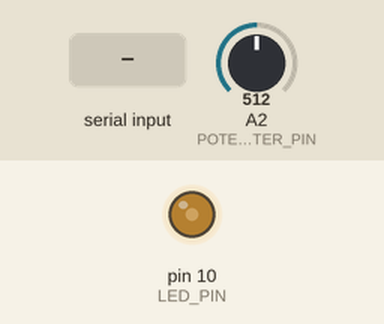
Recording of a sketch running on a simulated Arduino Uno, built with avr-gcc and run on an emulated ATmega328P. Shown: output pins drawn as LEDs (lit = HIGH). The test bench sets the inputs (shaded band); at power-on: A2 (POTENTIOMETER_PIN) = 512. EEPROM starts erased.

Above: at 1.2 s.
1.3 s: A2 (POTENTIOMETER_PIN) set to 246
At 2.5 s:
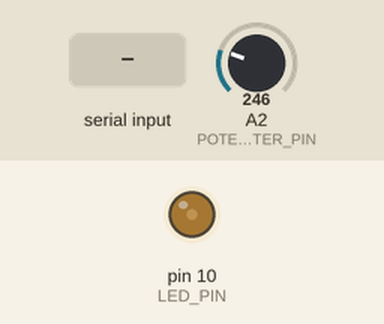
2.8 s: "90,45\n" received over Serial
At 4.0 s:
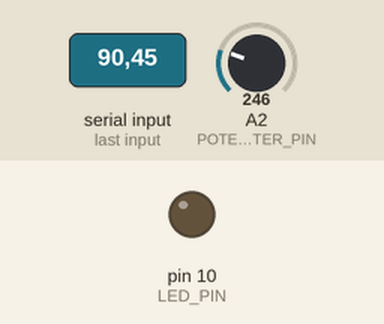
4.3 s: "30,150\n" received over Serial
At 5.3 s:
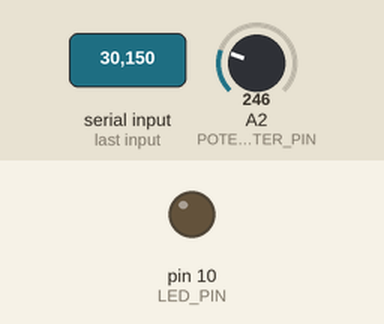
Timing chart, 0 to 7.3 s (numbered marks = the images above; inputs shaded):
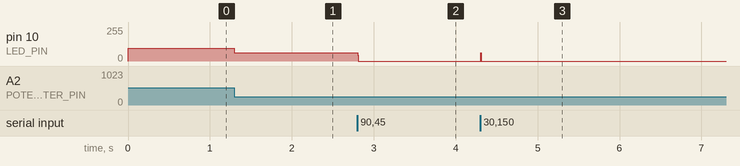

The sketch:

EEPROM_Exercise.ino
```cpp
#include <EEPROM.h>

#define LED_PIN 10
#define POTENTIOMETER_PIN A2

#define EEPROM_ADDRESS_MAX_BRIGHTNESS 350
#define MAX_BRIGHTNESS_DEFAULT 255

byte maxBrightness;

void setup() {
  Serial.begin(115200);
  Serial.setTimeout(10);
  pinMode(LED_PIN, OUTPUT);

  maxBrightness = EEPROM_ADDRESS_MAX_BRIGHTNESS;
  if (maxBrightness == 0)
  {
    maxBrightness = MAX_BRIGHTNESS_DEFAULT;
  }
}

void loop() {
  if (Serial.available() > 0)
  {
    int data = Serial.parseInt();
    if (data >= 0 && data < 256)
    {
      EEPROM.write(EEPROM_ADDRESS_MAX_BRIGHTNESS, data);
      maxBrightness = data;
    }
  }

  byte LEDBrightness = analogRead(POTENTIOMETER_PIN) / 4;
  if (LEDBrightness > maxBrightness)
  {
    LEDBrightness = maxBrightness;
  }
  analogWrite(LED_PIN, LEDBrightness);
}
```

Measured:
- after the input at 1.3 s, pin 10 (LED_PIN): 94/255 → 61/255 at once
- after the input at 2.8 s, pin 10 (LED_PIN): 61/255 → 0/255 at once
- after the input at 4.3 s, pin 10 (LED_PIN): 0/255 → 61/255 at once, → 0/255 0.01 s later
